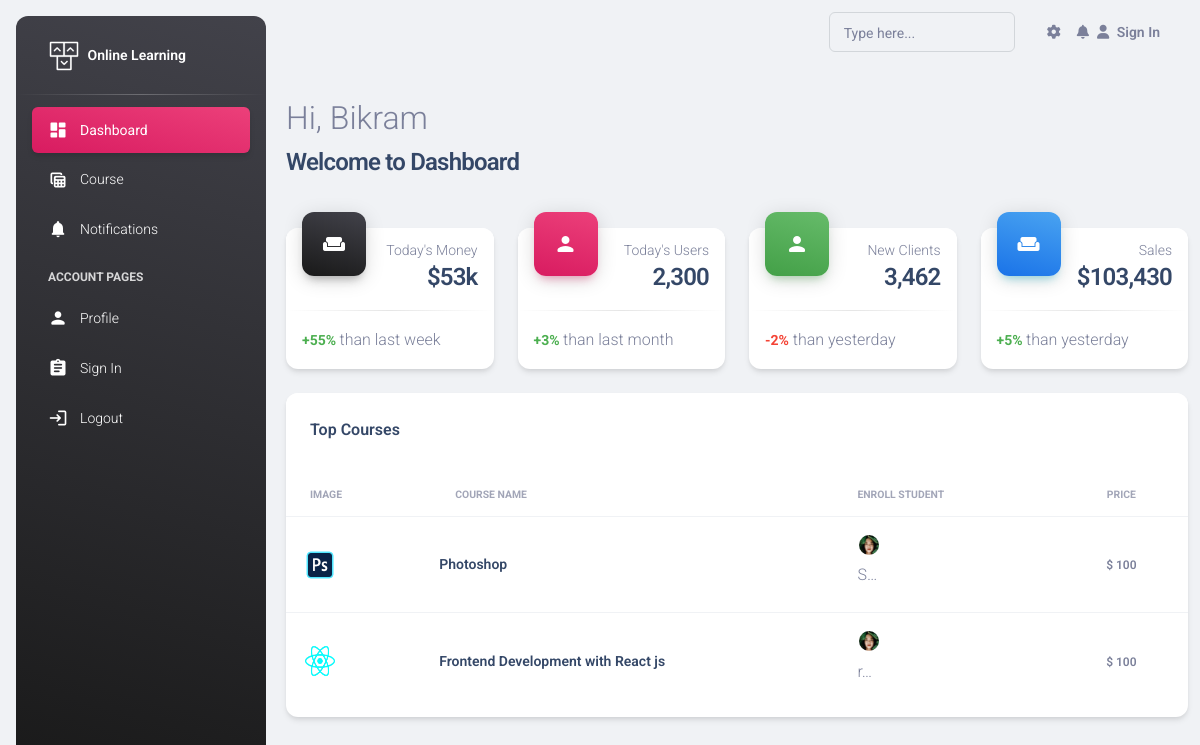
The app's page /dashboard/dashboard/ (signed in), older data.
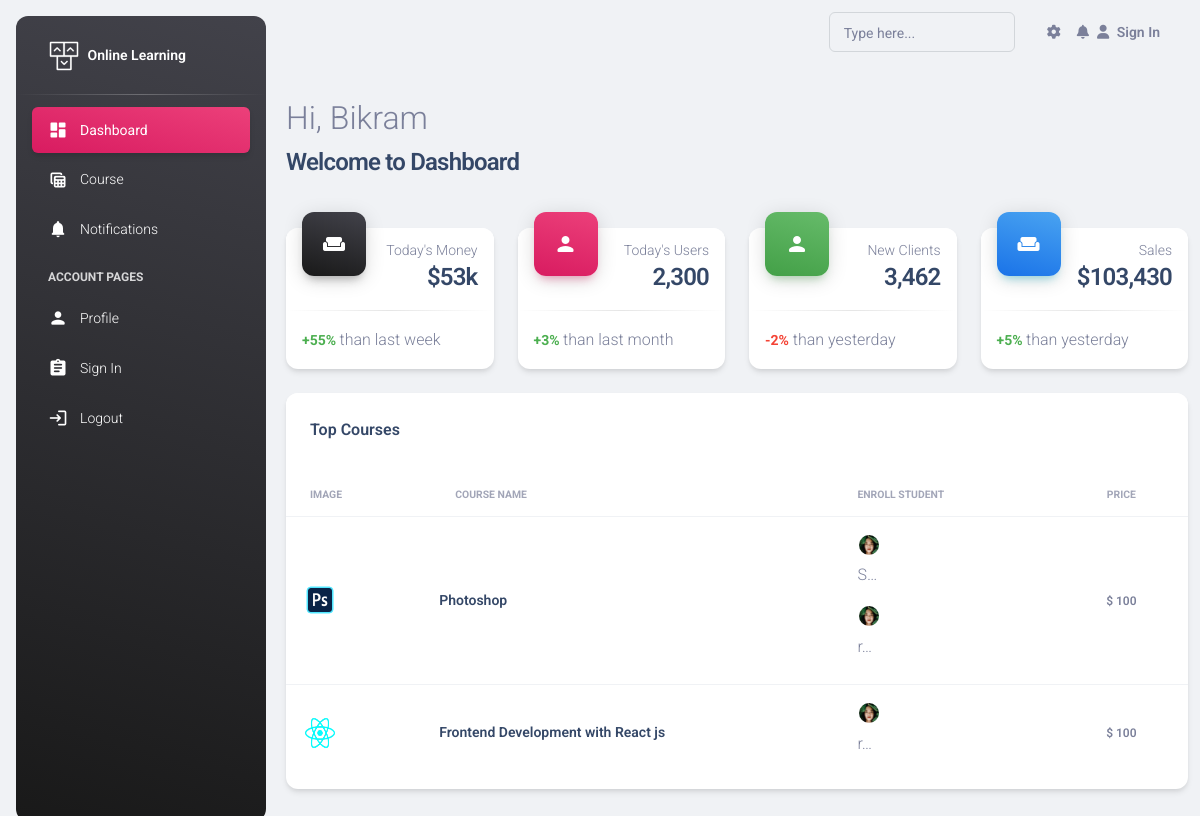
The same page, newer data.
### online_learning_app/models.py (models this page shows, shortened)
class Course(models.Model):
    created_by = models.ForeignKey(
        CustomUserModel, on_delete=models.CASCADE, related_name='courses'
    )
    course_image = models.ImageField(upload_to='course_image/')
    course_title = models.CharField(max_length=200)
    course_desc = models.CharField(max_length=200)
    category = models.ForeignKey(Category, related_name='course_category',on_delete=models.CASCADE)
    price = models.CharField(max_length=200)

### cart/models.py (models this page shows, shortened)
class Enrollment(models.Model):
    payment = models.ForeignKey(
        Payment, on_delete=models.CASCADE, related_name='enrollments'
    )
    course = models.ForeignKey(Course, on_delete=models.CASCADE)
    enroll_at = models.DateTimeField(auto_now_add=True)
    is_enroll = models.BooleanField(default=False)

class Payment(models.Model):
    student = models.ForeignKey(
        CustomUserModel, on_delete=models.CASCADE, related_name='payments')
    payment_id = models.CharField(max_length=200)
    amount = models.FloatField()
    payment_status = models.CharField(max_length=200, default='')
    course = models.ForeignKey(Course, on_delete=models.CASCADE)
    paid_at = models.DateTimeField()

### accounts/models.py (models this page shows)
class CustomUserModel(AbstractUser):
    gender = models.CharField(max_length=200)
    is_teacher = models.BooleanField(default=False)

### dashboard/decorators.py (the view)
    @login_required(login_url='/accounts/log_in/')
    def wrap(request, *args, **kwargs):
        if request.user.is_teacher:
            return function(request, *args, **kwargs)
        else:
            return redirect('home')

### dashboard/views.py (called while the page is built)
@user_is_teacher
def dashboard(request):
    courses = Course.objects.all()
    enroll_students = Enrollment.objects.all()
    context = {
        'courses': courses,
        'enroll_students': enroll_students
    }
    return render(request, 'dashboard/teacher/dashboard.html', context=context)

### dashboard/templates/dashboard/teacher/dashboard.html (shortened to what the changed rows need)
{% extends 'dashboard.html' %}
{% block maincontent %}
<main class="main-content position-relative max-height-vh-100 h-100 border-radius-lg ">
  <div class="container-fluid py-4">
    <div class="row mb-4 mt-4">
      <div class="col-12 mb-md-0 mb-4">
        <div class="card">
          <div class="card-body px-0 pb-2">
            <div class="table-responsive">
              <table class="table align-items-center mb-0">
                <thead>
                  <tr>
                    <th class="text-uppercase text-secondary text-xxs font-weight-bolder opacity-7">Image</th>
                    <th class="text-uppercase text-secondary text-xxs font-weight-bolder opacity-7">Course Name</th>
                    <th class="text-uppercase text-secondary text-xxs font-weight-bolder opacity-7 ps-2">Enroll Student
                    </th>
                    <th class="text-center text-uppercase text-secondary text-xxs font-weight-bolder opacity-7">Price
                    </th>
                  </tr>
                </thead>
                <tbody>
                  {% for course in courses %}
                  {% if course.created_by == request.user %}
                  <tr>
                    <td>
                      <div class="d-flex px-2 py-1">
                        <div>
                          <img src="{{ course.course_image.url }}" class="avatar avatar-sm me-3" alt="courses image">
                        </div>
                      </div>
                    </td>
                    <td>
                      <div class="d-flex flex-column justify-content-center">
                        <a href="{% url 'courses_dashboard' %}">
                          <h6 class="mb-0 text-sm" style="cursor: pointer;">{{ course.course_title }}</h6>
                        </a>
                      </div>
                    </td>
                    <td>
                      <div class="avatar-group mt-2">
                        {% for enroll in enroll_students %}
                        {% if course.id == enroll.course.id %}
                        <a href="javascript:;" class="avatar avatar-xs rounded-circle" data-bs-toggle="tooltip"
                          data-bs-placement="bottom" title="Ryan Tompson">
                          <img src="/static/assets/img/team-1.jpg" alt="team1">
                        </a>
                        <p>{{ enroll.payment.student|truncatechars:2 }}</p>
                        {% endif %}
                        {% endfor %}
                    <td class="align-middle text-center text-sm">
                      <span class="text-xs font-weight-bold"> $ {{ course.price }} </span>
                    </td>
                  </tr>
                  {% endif %}
                  {% endfor %}
                </tbody>
              </table>
            </div>
          </div>
        </div>
      </div>
    </div>
  </div>
</main>
{% endblock maincontent %}

Row changes from the older to the newer data that the page shows:
added Enrollment: payment.student "r…", shown under Course "Photoshop"
